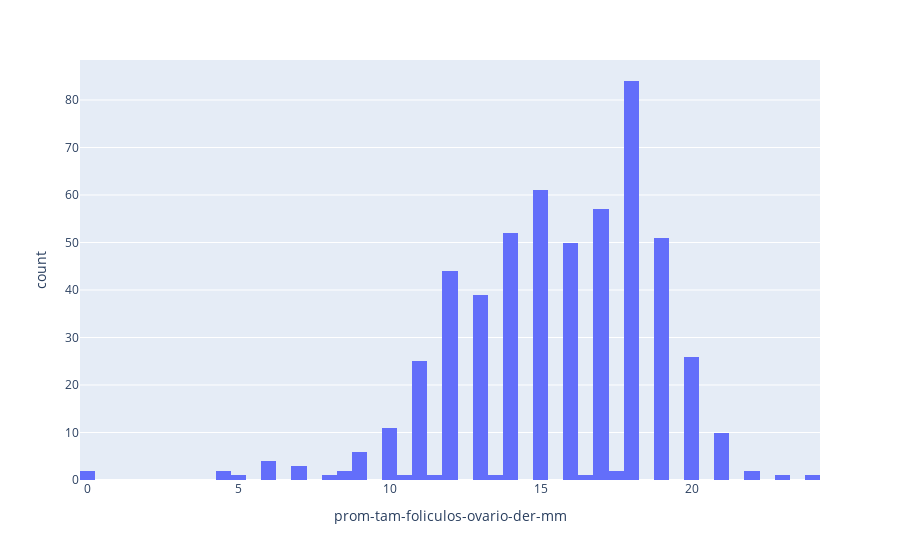

Here is the notebook cell this chart was saved with:
### Code cell
#Histograma de variable determinada para remover outliers
figura5 = px.histogram(df, x='prom-tam-foliculos-ovario-der-mm', nbins=60)
figura5.show()

### Figure 1 — Plotly figure (JSON) as saved in the notebook; plotly's stock layout.template omitted (floating-point values rounded to 4 significant figures; data arrays with more than 128 entries replaced by an {"elided": "..."} marker saying what was removed)
{"data": [{"alignmentgroup": "True", "bingroup": "x", "hovertemplate": "prom-tam-foliculos-ovario-der-mm=%{x}<br>count=%{y}<extra></extra>", "legendgroup": "", "marker": {"color": "#636efa", "pattern": {"shape": ""}}, "name": "", "nbinsx": 60, "offsetgroup": "", "orientation": "v", "showlegend": false, "type": "histogram", "x": {"elided": "541 float values"}, "xaxis": "x", "yaxis": "y"}], "layout": {"barmode": "relative", "legend": {"tracegroupgap": 0}, "margin": {"t": 60}, "xaxis": {"anchor": "y", "domain": [0, 1], "title": {"text": "prom-tam-foliculos-ovario-der-mm"}}, "yaxis": {"anchor": "x", "domain": [0, 1], "title": {"text": "count"}}}}
